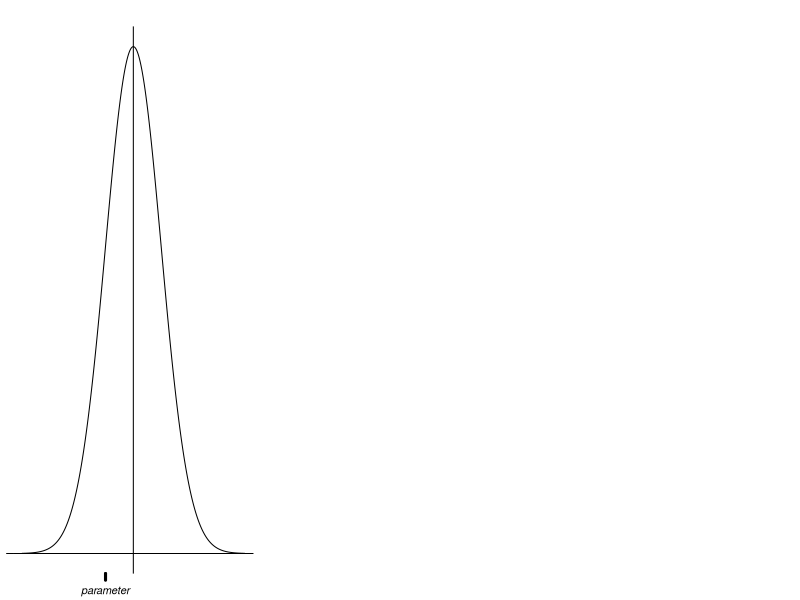

Generate this figure with R:
# Point Estimation ---------------------------------------------------
'Source:  Statistics & Data With R
'

# Produce Biased - Unbiased Plots ------------------------------------
par(mfrow = c(1,3), mar=c(2,1,2,1))
x <- seq(-4, 4, length=1000)
plot(x, dnorm(x), axes = FALSE, 
     xlab=expression(plain('(a)')), 
     ylab='', type='l')
abline(h=0)
abline(v=0)
axis(1, at=-1, 
     labels=expression(italic('parameter')), 
     lwd=3)
axis(2, at=0, labels=expression(italic('estimator')))


# Load Crime Data ----------------------------------------------------

data("ChickWeight")

summary(ChickWeight)
colnames(ChickWeight)



